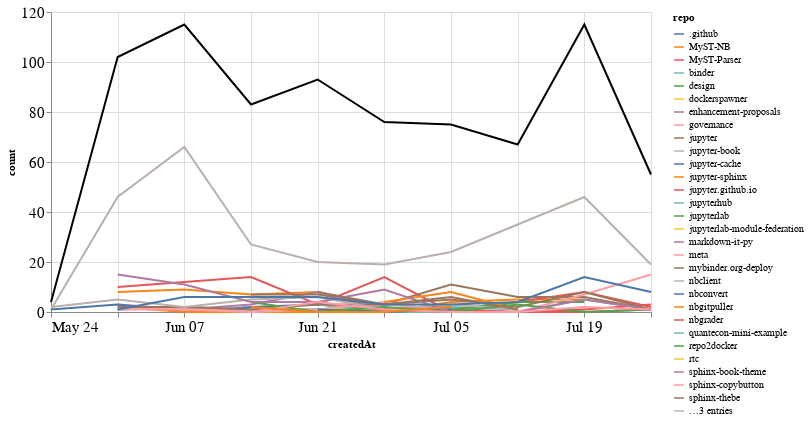

Notebook source saved alongside this figure:
### Markdown cell above
## Comments

### Code cell
comments_time = comments.groupby('repo').resample('W', on='createdAt').count()['author'].reset_index()
comments_time = comments_time.rename(columns={'author': 'count'})
comments_time_total = comments_time.groupby('createdAt').agg({"count": "sum"}).reset_index()
ch1 = alt.Chart(comments_time, width=600).mark_line().encode(
    x='createdAt',
    y='count',
    color='repo',
    tooltip="repo"
)

ch2 = alt.Chart(comments_time_total, width=600).mark_line(color="black").encode(
    x='createdAt',
    y='count',
)

ch1 + ch2

### Figure 1 — Vega-Lite specification as saved in the notebook (floating-point values rounded to 4 significant figures; data arrays with more than 128 entries replaced by an {"elided": "..."} marker saying what was removed)
{"config": {"axisLeft": {"labelFontSize": 15}, "axisBottom": {"labelFontSize": 15}}, "layer": [{"data": {"name": "data-f65cb5217a7d7dd133a0f1cf0f5c41a7"}, "mark": "line", "encoding": {"color": {"type": "nominal", "field": "repo"}, "tooltip": {"type": "nominal", "field": "repo"}, "x": {"type": "temporal", "field": "createdAt"}, "y": {"type": "quantitative", "field": "count"}}, "width": 600}, {"data": {"name": "data-bb1d066a798883eaad8dd1f8449b15ba"}, "mark": {"type": "line", "color": "black"}, "encoding": {"x": {"type": "temporal", "field": "createdAt"}, "y": {"type": "quantitative", "field": "count"}}, "width": 600}], "$schema": "https://vega.github.io/schema/vega-lite/v4.8.1.json", "datasets": {"data-f65cb5217a7d7dd133a0f1cf0f5c41a7": {"elided": "173 records"}, "data-bb1d066a798883eaad8dd1f8449b15ba": [{"createdAt": "2020-05-24T00:00:00", "count": 4}, {"createdAt": "2020-05-31T00:00:00", "count": 102}, {"createdAt": "2020-06-07T00:00:00", "count": 115}, {"createdAt": "2020-06-14T00:00:00", "count": 83}, {"createdAt": "2020-06-21T00:00:00", "count": 93}, {"createdAt": "2020-06-28T00:00:00", "count": 76}, {"createdAt": "2020-07-05T00:00:00", "count": 75}, {"createdAt": "2020-07-12T00:00:00", "count": 67}, {"createdAt": "2020-07-19T00:00:00", "count": 115}, {"createdAt": "2020-07-26T00:00:00", "count": 55}]}}
